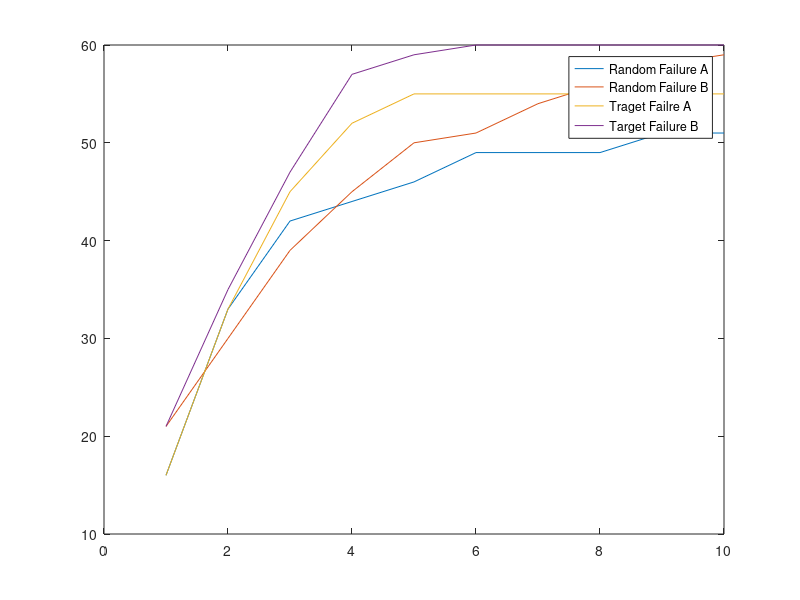

Reproduce this figure in MATLAB. (Note: this script raises an error after producing the figure.)
%Diman Code for interdependent networks:

%A=zeros(1,n);
%B=zeros(1,m);

%fail_A= 0.1*n;
%fail_B = 0.1*m;

%transient_A= ;
%transient_B= ;
% x(k+1) = A x(k) + x(k)+ u(k)
n=100;
m=100;
%Dep=[0 0 1; 1 0 1; 1 0 0];
A=zeros(n,1);
B=zeros(m,1);
% Random Attack
u=(rand(n+m,1)>0.8);
%u = zeros(n+m,1);
%u(1,1) =1;
%u(5,1) =1;
Tu= zeros(m+n,1);
Tu_no_coverage= zeros(m+n,1);
Attack_size= sum(u>0);

Attack_sizeA= sum(u(1:n,1)>0);
Attack_sizeB= sum(u(1+n:n+m,1)>0);

Dep=((rand(n+m)>0.995).*(ones(n+m)-eye(n+m)));
%Dep=[0 0 0 0 0 0 0; 1 0 0 0 0 0 0; 0 1 0 0 0 0 0; 0 0 1 0 0 0 0; 1 0 0 0 0 0 0; 0 0 0 0 1 0 0; 0 0 0 0 1 0 0];
% Targeted attacks Max Coverage:
%syms z;
z= 50;
T=(z*eye(n+m)- Dep - eye(n+m))^-1;
Indicator= T>0;
Impact=0;
for j=1:Attack_sizeA
    for i=1: n
        Temp=sum(Indicator(:,i));
        if (Temp > Impact)
            Impact = Temp;            
            selected= i;
        end
    end
    Tu(selected, 1) =1;
    %%%%%%%%%%%%%%%%%%%%%%%%%
    for k=1:n
        T(:, k) =T(:,k).* (ones(n+m,1)- T(:, selected));
    end
    %%%%%%%%%%%%%%%%%%%%%%%%%
    T(:, selected)=zeros(n+m,1);
    Indicator= T>0;
    %Indicator(:,selected)=zeros(n+m,1);
    Impact=0;
end
Impact=0;
for j=1:Attack_sizeB
    for i=n+1: n+m
        Temp=sum(Indicator(:,i));
        if (Temp > Impact)
            Impact = Temp;            
            selected= i;
        end
    end
    Tu(selected, 1) =1;
    %%%%%%%%%%%%%%%%%%%%%%%%%
    for k=n+1:n+m
        T(:, k) =T(:,k).* (ones(n+m,1)- T(:, selected));
    end
    %%%%%%%%%%%%%%%%%%%%%%%%%
    T(:, selected)=zeros(n+m,1);    
    Indicator= T>0;
    %Indicator(:,selected)=zeros(n+m,1);
    Impact=0;
end
%%%%%%%%%%%%%%%%%%%%%%%%%%%%%%%%%%%%%%%%%%%%%%%%%%%%%%%%%%
%Target Attack Not max coverage
% Targeted attacks Max Coverage:
%syms z;
z= 50;
T=(z*eye(n+m)- Dep - eye(n+m))^-1;
Indicator= T>0;
Impact=0;
for j=1:Attack_sizeA
    for i=1: n
        Temp=sum(Indicator(:,i));
        if (Temp > Impact)
            Impact = Temp;            
            selected= i;
        end
    end
    Tu_no_coverage(selected, 1) =1;
    %%%%%%%%%%%%%%%%%%%%%%%%%
    %for k=1:n
    %    T(:, k) =T(:,k).* (ones(n+m,1)- T(:, selected));
    %end
    %%%%%%%%%%%%%%%%%%%%%%%%%
    T(:, selected)=zeros(n+m,1);
    Indicator= T>0;
    %Indicator(:,selected)=zeros(n+m,1);
    Impact=0;
end
Impact=0;
for j=1:Attack_sizeB
    for i=n+1: n+m
        Temp=sum(Indicator(:,i));
        if (Temp > Impact)
            Impact = Temp;            
            selected= i;
        end
    end
    Tu_no_coverage(selected, 1) =1;
    %%%%%%%%%%%%%%%%%%%%%%%%%
    %for k=n+1:n+m
    %    T(:, k) =T(:,k).* (ones(n+m,1)- T(:, selected));
    %end
    %%%%%%%%%%%%%%%%%%%%%%%%%
    T(:, selected)=zeros(n+m,1);    
    Indicator= T>0;
    %Indicator(:,selected)=zeros(n+m,1);
    Impact=0;
end
Time=10;
t=1:Time;
X=zeros(n+m,Time);
TX=X;
TX_no_coverage=X;

X(:,1)= u;
TX(:,1)= Tu;
TX_no_coverage= Tu_no_coverage;
for i=2:Time
    X(:,i)= min(Dep* X(:,i-1) + X(:, i-1), ones(n+m,1));
    TX(:,i)= min(Dep* TX(:,i-1) + TX(:, i-1), ones(n+m,1));
    TX_no_coverage(:,i)= min(Dep* TX_no_coverage(:,i-1) + TX_no_coverage(:, i-1), ones(n+m,1));
end

X;

InitialA=sum(u(1:n,1));
InitialB=sum(u(n+1:n+m,1));

FailA=sum(X(1:n,:));
FailB=sum(X(n+1:n+m,:));

FailTA=sum(TX(1:n,:));
FailTB=sum(TX(n+1:n+m,:)); 

FailTA_no_cov=sum(TX_no_coverage(1:n,:));
FailTB_no_cov=sum(TX_no_coverage(n+1:n+m,:)); 

plot(t,FailA);
hold on;
plot(t,FailB);
hold on;
plot(t,FailTA);
hold on;
plot(t,FailTB);
% hold on;
% plot(FailTA_no_cov);
% hold on;
% plot(FailTB_no_cov);
legend('Random Failure A','Random Failure B', 'Traget Failre A', 'Target Failure B')
%, 'Traget Failre no coverage A', 'Target Failure no coverage B');




%###########################################################################
%###########################################################################
%###########################################################################
%%%%%%%%%%%%%%%%%%%%%%%%%%%%%%%%%%%%%%%%%%%%%
%%%%%%%%%%%%%%%%%%%%%%%%%%%%%%%%%%%%%%%%%%%%%
% Write a mitigation effort
%How? 1) Cut the dependency 2) Run the Recovery by finding smallest set of
%independent nodes first and 
Recovery_Time= 2;
Leaf= min(Dep* X(:,Recovery_Time ) + X(:, Recovery_Time), ones(n+m,1)) - X(:, Recovery_Time);

X=zeros(n+m,Time);
TX=X;

X(:,1)= u;
TX(:,1)= Tu;
TX_no_coverage= Tu_no_coverage;
for i=2:Recovery_Time
    X(:,i)= min(Dep* X(:,i-1) + X(:, i-1), ones(n+m,1));
    TX(:,i)= min(Dep* TX(:,i-1) + TX(:, i-1), ones(n+m,1));
end

z= 50;
T=(z*eye(n+m)- Dep - eye(n+m))^-1;
Indicator= (T>0);
Indicator2=Indicator.*(ones(n+m,n+m)-eye(n+m,n+m));
Impact=0;
Recovered_nodes=zeros(n+m,Time);
Current_Time =Recovery_Time;
Recovery_Resources= Attack_size;
for j=Recovery_Time:Time-1
    for i=1: n+m
        Temp=sum(Indicator2(:,i).* TX(:,Current_Time));
        if (Temp > Impact) && (TX(i,Current_Time)==1)
            Impact = Temp;            
            selected= i;
        end
    end
    selected
    Recovered_nodes(:, Current_Time)=   Indicator2(:,selected).* TX(:,Current_Time);
    for f=1: m+ n
        if f ~=selected
            Recovered_nodes(:, Current_Time)=  max(zeros(m+n,1),(Recovered_nodes(:, Current_Time) - (Tu(f,1))*Indicator(:,f)).* TX(:,Current_Time));
        end
    end
    %Recovered_nodes(:, Current_Time) =Indicator(:,selected);
    Recovered_nodes(selected, Current_Time) =1;
    Recovered_nodes(:, Current_Time)
    Current_Time= Current_Time+1;
    TX(:,Current_Time)= max(zeros(m+n,1),TX(:,Current_Time-1) - Recovered_nodes(:, Current_Time-1));
    %Recovered_nodes=zeros(n+m,Time);

    %%%%%%%%%%%%%%%%%%%%%%%%%
    %for k=1:n+m
    %    T(:, k) =T(:,k).* (ones(n+m,1)- T(:, selected));
    %end
    %%%%%%%%%%%%%%%%%%%%%%%%%
    T(:, selected)=zeros(n+m,1);
    Indicator= T>0;
    %Indicator(:,selected)=zeros(n+m,1);
    Impact=0;
end

% RecoveryA=sum(TX(1:n,:));
% RecoveryB=sum(TX(n+1:n+m,:)); 
% hold on;
% plot(t,RecoveryA);
% hold on;
% plot(t,RecoveryB);

% hold on;
% plot(FailTA_no_cov);
% hold on;
% plot(FailTB_no_cov);
%legend('Random Failure A','Random Failure B', 'Traget Failre A', 'Target Failure B', 'Recovery A', 'Recovery B')
%%%%%%%%%%%%%%%%%%%%%%%%%%%%%%%%%%%%%%%%%%%%%%%%%%%%%%%%%%%%%%%%%%%%
%###################################################################
Recovery_Time= 3;
Leaf= min(Dep* X(:,Recovery_Time ) + X(:, Recovery_Time), ones(n+m,1)) - X(:, Recovery_Time);

X=zeros(n+m,Time);
TX=X;

X(:,1)= u;
TX(:,1)= Tu;
TX_no_coverage= Tu_no_coverage;
for i=2:Recovery_Time
    X(:,i)= min(Dep* X(:,i-1) + X(:, i-1), ones(n+m,1));
    TX(:,i)= min(Dep* TX(:,i-1) + TX(:, i-1), ones(n+m,1));
end

z= 50;
T=(z*eye(n+m)- Dep - eye(n+m))^-1;
Indicator= (T>0);
Indicator2=Indicator.*(ones(n+m,n+m)-eye(n+m,n+m));
Impact=0;
Recovered_nodes=zeros(n+m,Time);
Current_Time =Recovery_Time;
Recovery_Resources= Attack_size;
for j=Recovery_Time:Time-1
    for i=1: n+m
        Temp=sum(Indicator2(:,i).* TX(:,Current_Time));
        if (Temp > Impact) && (TX(i,Current_Time)==1)
            Impact = Temp;            
            selected= i;
        end
    end
    selected
    Recovered_nodes(:, Current_Time)=   Indicator2(:,selected).* TX(:,Current_Time);
    for f=1: m+ n
        if f ~=selected
            Recovered_nodes(:, Current_Time)=  max(zeros(m+n,1),(Recovered_nodes(:, Current_Time) - (Tu(f,1))*Indicator(:,f)).* TX(:,Current_Time));
        end
    end
    %Recovered_nodes(:, Current_Time) =Indicator(:,selected);
    Recovered_nodes(selected, Current_Time) =1;
    Recovered_nodes(:, Current_Time)
    Current_Time= Current_Time+1;
    TX(:,Current_Time)= max(zeros(m+n,1),TX(:,Current_Time-1) - Recovered_nodes(:, Current_Time-1));
    %Recovered_nodes=zeros(n+m,Time);

    %%%%%%%%%%%%%%%%%%%%%%%%%
    %for k=1:n+m
    %    T(:, k) =T(:,k).* (ones(n+m,1)- T(:, selected));
    %end
    %%%%%%%%%%%%%%%%%%%%%%%%%
    T(:, selected)=zeros(n+m,1);
    Indicator= T>0;
    %Indicator(:,selected)=zeros(n+m,1);
    Impact=0;
end

% RecoveryA=sum(TX(1:n,:));
% RecoveryB=sum(TX(n+1:n+m,:)); 
% hold on;
% plot(t,RecoveryA);
% hold on;
% plot(t,RecoveryB);


%%legend('Random Failure A','Random Failure B', 'Traget Failre A', 'Target Failure B', 'Recovery A at 2', 'Recovery B at 2', 'Recovery A at 3', 'Recovery B at 3')

%#######################################################







%Laplacian transform:
%X'  = AX+ X+U -> (SI- A )X = U
syms s t;
%Finding average dependency: if u(i,1) fails how much A and B will fail?
%get an average over all u(i,1)
DepAA=0;
DepAB=0;
DepBA=0;
DepBB=0;
for i=1:n
    uA=zeros(m+n,1);
    uA(i,1) =1;
    x=min(Dep*uA, ones(m+n,1));
    DepAA= DepAA+ sum(x(1:n,1));
    DepAB= DepAB+ sum(x(n+1:n+m,1));
end
DepAA= DepAA./(n);
DepAB= DepAB./(m);
for i=n+1:n+m
    uB=zeros(m+n,1);
    uB(i,1) =1;
    y=min(Dep*uB, ones(m+n,1));
    DepBB= DepBB+ sum(y(n+1:n+m,1));
    DepBA= DepBA+ sum(y(1:n,1));
end
DepBB= DepBB./(m);
DepBA =DepBA./(n);

    

% uA=[ones(n,1); zeros(m,1)];
% x=min(Dep*uA, ones(m+n,1));
% DepAA= sum(x(1:n,1))./n;
% DepAB = sum(x(n+1:n+m,1))./m;
% uB=[zeros(n,1); ones(m,1)];
% y=min(Dep*uB, ones(m+n,1));
% DepBB= sum(y(n+1:n+m,1))./m;
% DepBA = sum(y(1:n,1))./n;

Dep2=[DepAA, DepBA; DepAB, DepBB];
Dep2;
u2= [InitialA./n; InitialB./m];
F= (s*eye(2)- Dep2)^(-1)*u2;
f = ilaplace(F, s, t)

%t2=0:0.6/4:0.6;

